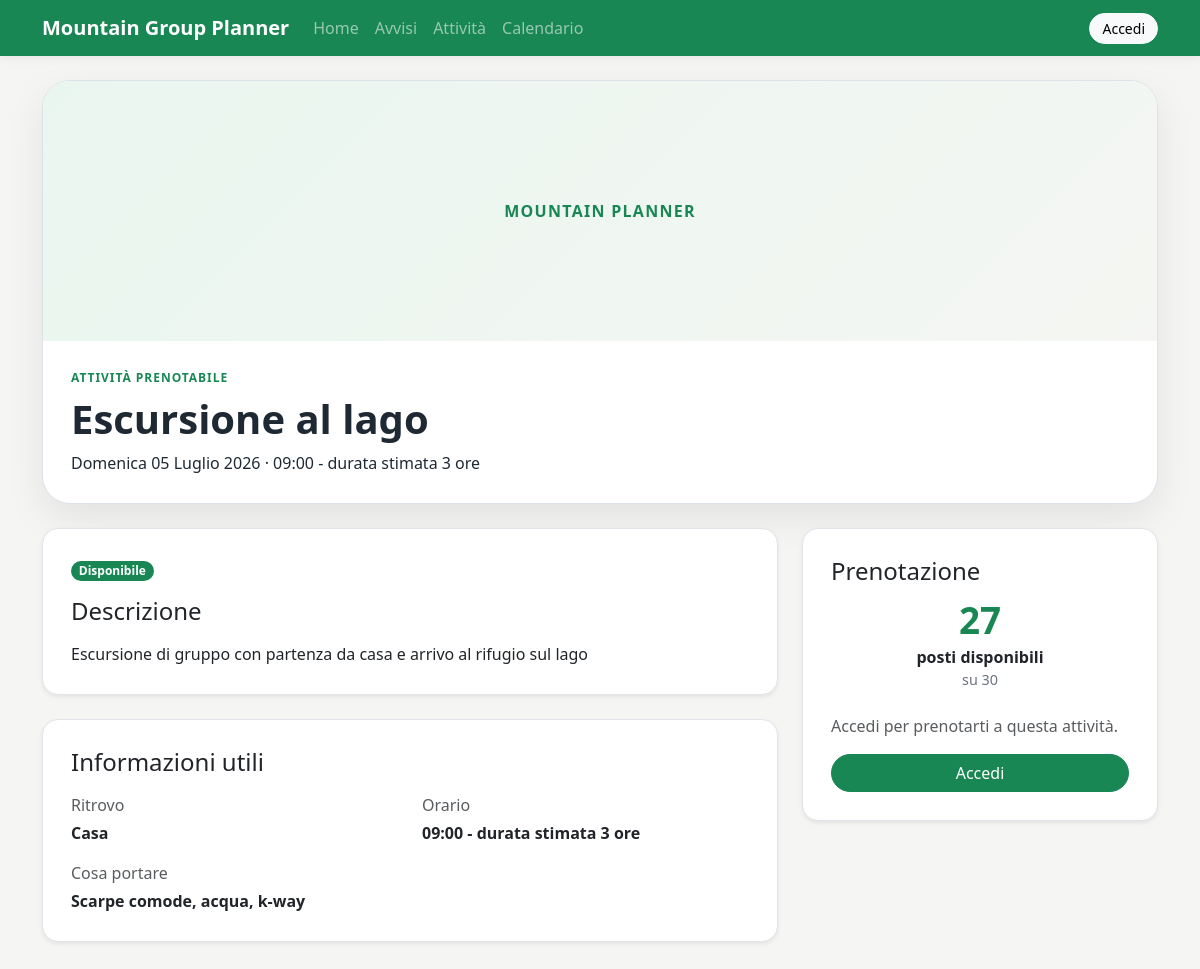
Before: /activities/1/ with the older database file.
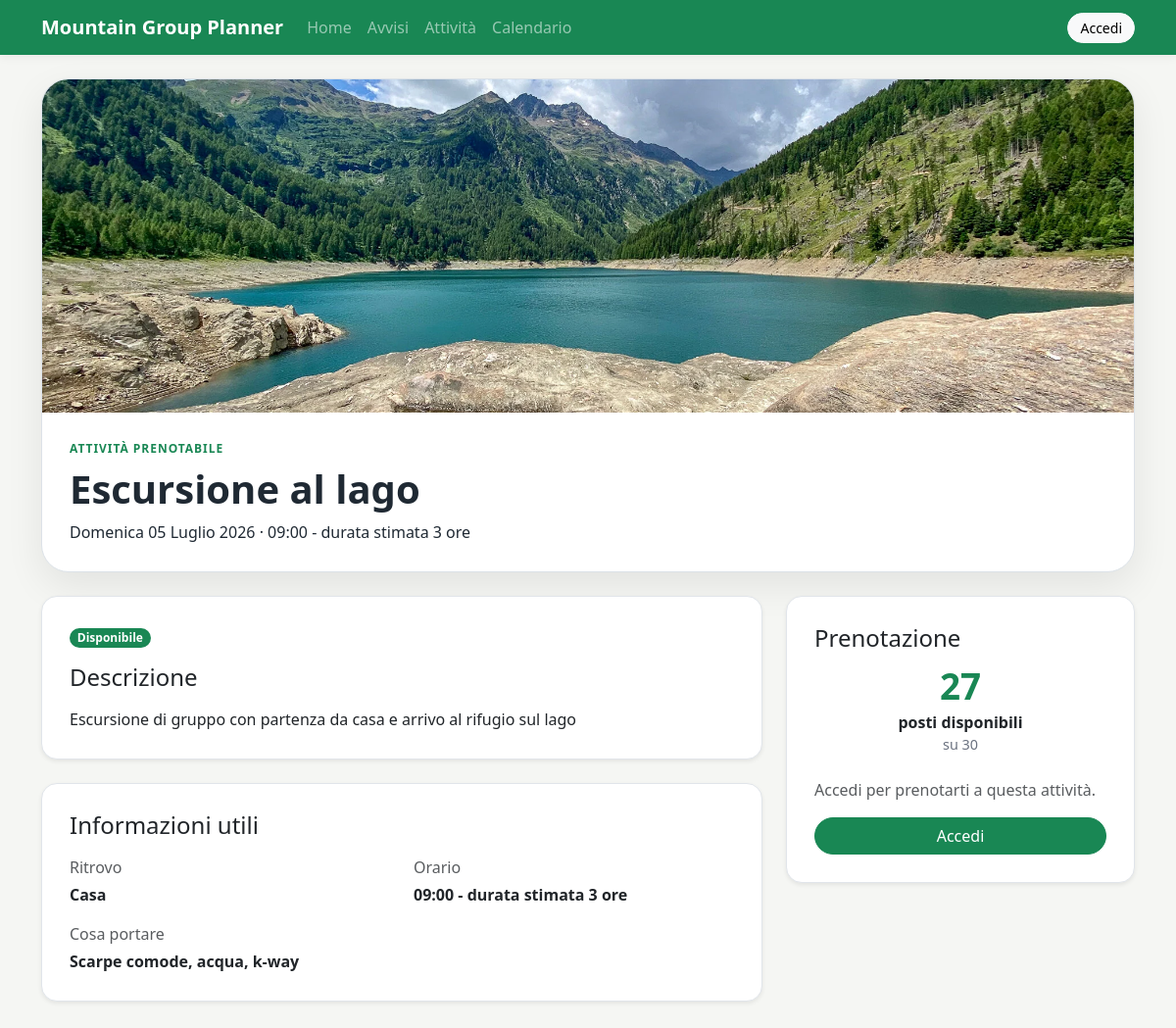
After: the same page with the newer database file.
### activities/models.py (models this page shows, shortened)
class Activity(models.Model):
    title = models.CharField(max_length=200)
    category = models.ForeignKey(
        Category,
        on_delete=models.SET_NULL,
        null=True,
        blank=True,
        related_name="activities"
    )
    description = models.TextField()
    image = models.ImageField(
        upload_to="activities/",
        blank=True,
        null=True,
        verbose_name="Immagine"
    )
    date = models.DateField()
    start_time = models.TimeField()
    end_time = models.TimeField(blank=True, null=True)
    meeting_place = models.CharField(max_length=200)
    max_participants = models.PositiveIntegerField()
    what_to_bring = models.TextField(blank=True)
    requires_booking = models.BooleanField(
        default=True,
        verbose_name="Richiede prenotazione"
    )
    created_by = models.ForeignKey(
        settings.AUTH_USER_MODEL,
        on_delete=models.CASCADE,
        related_name="created_activities"
    )
    created_at = models.DateTimeField(auto_now_add=True)
    updated_at = models.DateTimeField(auto_now=True)
    class Meta:
        verbose_name_plural = "Activities"
    @property
    def booked_count(self):
        return self.bookings.count()
    @property
    def available_spots(self):
        if not self.requires_booking:
            return None
        return self.max_participants - self.booked_count
    @property
    def is_full(self):
        if not self.requires_booking:
            return False
        return self.available_spots <= 0
    @property
    def is_almost_full(self):
        if not self.requires_booking:
            return False
        return not self.is_full and self.available_spots <= 3

### activities/views.py (the view)
# urls.py: path("<int:pk>/", views.activity_detail, name="activity_detail"),
def activity_detail(request, pk):
    activity = get_object_or_404(Activity, pk=pk)
    user_booking = None
    if request.user.is_authenticated:
        user_booking = Booking.objects.filter(
            user=request.user,
            activity=activity
        ).first()
    activity_bookings = Booking.objects.filter(
        activity=activity
    ).select_related("user").order_by("user__username")
    context = {
        "activity": activity,
        "user_booking": user_booking,
        "activity_bookings": activity_bookings,
    }
    return render(request, "activities/activity_detail.html", context)

### templates/activities/activity_detail.html (shortened to what the changed rows need)
{% extends "base.html" %}
{% block content %}
    <section class="activity-detail-hero mb-4">
        {% if activity.image %}
            <img src="{{ activity.image.url }}" alt="{{ activity.title }}">
        {% else %}
            <div class="activity-detail-placeholder">
                <span>Mountain Planner</span>
            </div>
        {% endif %}
        <div class="activity-detail-hero-content">
            {% if activity.requires_booking %}
                <p class="section-label mb-2">Attività prenotabile</p>
            {% else %}
                <p class="section-label mb-2">Evento di gruppo</p>
            {% endif %}
            <h1 class="mb-2">
                {{ activity.title }}
            </h1>
            <p class="mb-0">
                {{ activity.date|date:"l d F Y" }} · {{ activity.start_time|time:"H:i" }}
                {% if activity.end_time %}
                    - {{ activity.end_time|time:"H:i" }}
                {% else %}
                    - durata stimata 3 ore
                {% endif %}
            </p>
        </div>
    </section>
    <div class="row">
        <div class="col-lg-8 mb-4">
            <section class="card shadow-sm clean-card mb-4">
                <div class="card-body">
                    {% if not activity.requires_booking %}
                        <span class="badge text-bg-info mb-3">
                            Attività per tutto il gruppo
                        </span>
                    {% elif activity.is_full %}
                        <span class="badge text-bg-danger mb-3">
                            Completa
                        </span>
                    {% elif activity.is_almost_full %}
                        <span class="badge text-bg-warning mb-3">
                            Quasi piena
                        </span>
                    {% else %}
                        <span class="badge text-bg-success mb-3">
                            Disponibile
                        </span>
                    {% endif %}
                    <h2 class="h4 mb-3">
                        Descrizione
                    </h2>
                    <p class="mb-0">
                        {{ activity.description }}
                    </p>
                </div>
            </section>
            <section class="card shadow-sm clean-card">
                <div class="card-body">
                    <h2 class="h4 mb-3">
                        Informazioni utili
                    </h2>
                    <div class="row">
                        <div class="col-md-6 mb-3">
                            <p class="text-muted mb-1">Ritrovo</p>
                            <strong>{{ activity.meeting_place }}</strong>
                        </div>
                        <div class="col-md-6 mb-3">
                            <p class="text-muted mb-1">Orario</p>
                            <strong>
                                {{ activity.start_time|time:"H:i" }}
                                {% if activity.end_time %}
                                    - {{ activity.end_time|time:"H:i" }}
                                {% else %}
                                    - durata stimata 3 ore
                                {% endif %}
                            </strong>
                        </div>
                        {% if activity.what_to_bring %}
                            <div class="col-12">
                                <p class="text-muted mb-1">Cosa portare</p>
                                <strong>{{ activity.what_to_bring }}</strong>
                            </div>
                        {% endif %}
                    </div>
                </div>
            </section>
        </div>
        <div class="col-lg-4 mb-4">
            <section class="card shadow-sm clean-card">
                <div class="card-body">
                    {% if activity.requires_booking %}
                        <h2 class="h4 mb-3">
                            Prenotazione
                        </h2>
                        <div class="spots-box mb-4">
                            <span class="spots-number">
                                {{ activity.available_spots }}
                            </span>
                            <span class="spots-label">
                                posti disponibili
                            </span>
                            <span class="spots-total">
                                su {{ activity.max_participants }}
                            </span>
                        </div>
                        {% if user.is_authenticated %}
                            {% if user_booking %}
                                <p class="text-muted">
                                    Sei già prenotato a questa attività.
                                </p>
                                <form method="post" action="{% url 'activities:cancel_booking' activity.pk %}">
                                    {% csrf_token %}
                                    <button type="submit" class="btn btn-outline-danger w-100">
                                        Annulla prenotazione
                                    </button>
                                </form>
                            {% else %}
                                {% if activity.is_full %}
                                    <button class="btn btn-secondary w-100" disabled>
                                        Attività completa
                                    </button>
                                {% else %}
                                    <form method="post" action="{% url 'activities:book_activity' activity.pk %}">
                                        {% csrf_token %}
                                        <button type="submit" class="btn btn-success w-100">
                                            Prenotami
                                        </button>
                                    </form>
                                {% endif %}
                            {% endif %}
                        {% else %}
                            <p class="text-muted">
                                Accedi per prenotarti a questa attività.
                            </p>
                            <a href="{% url 'login' %}" class="btn btn-success w-100">
                                Accedi
                            </a>
                        {% endif %}
                    {% endif %}
                </div>
            </section>
        </div>
    </div>
{% endblock %}

Changed rows visible on the page:
changed Activity "Escursione al lago": image: picture added
Other visible differences:
text no longer shown: "MOUNTAIN PLANNER"
